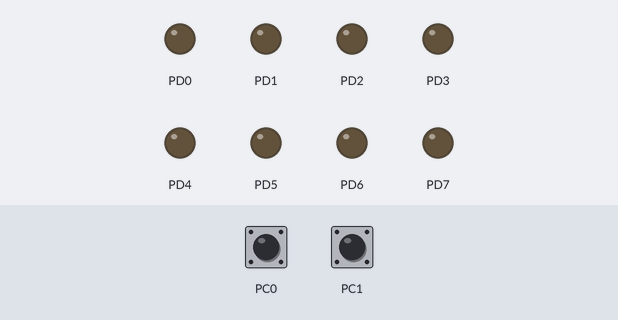
The program below on a simulated ATmega328P, built with avr-gcc and emulated at 16 MHz. On the bench: output pins drawn as LEDs (lit = HIGH). The inputs (shaded band) are chosen by the test bench; at power-on: PC0 HIGH, PC1 HIGH.

Above: at 1.2 s.
1.3 s: PC0 pulled LOW for 0.15 s
At 2.2 s:
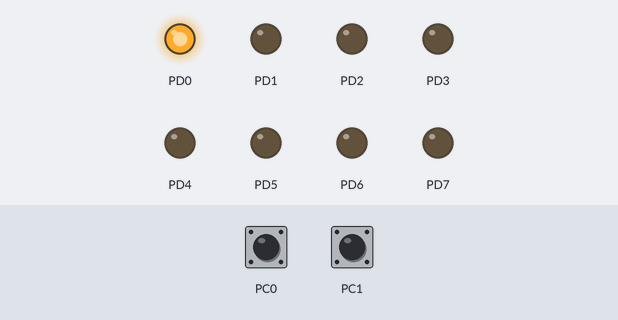
2.9 s: PC0 pulled LOW for 1 s
At 3.4 s:
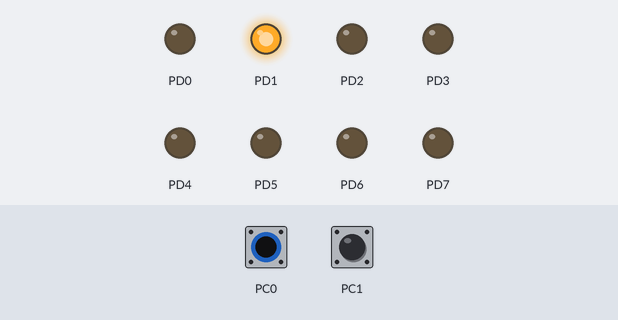
5.4 s: PC0 pulled LOW for 0.15 s
At 6.5 s:
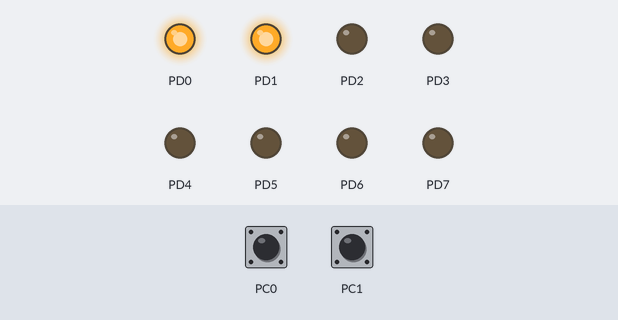
7.0 s: PC0 pulled LOW for 3.2 s
At 7.7 s:
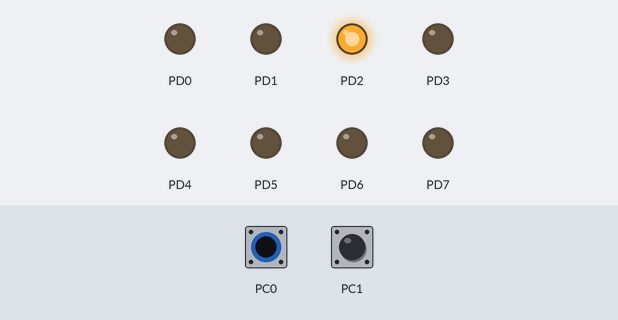
11.7 s: PC0 pulled LOW for 0.15 s
At 12.5 s:
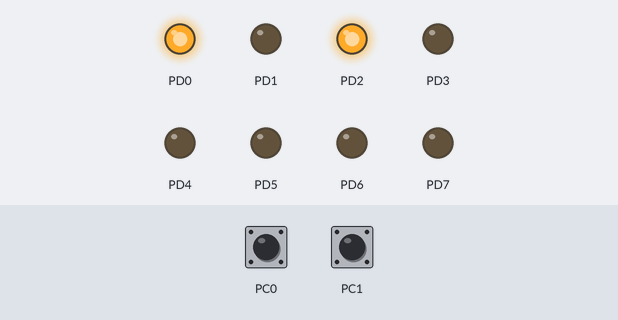
13.3 s: PC0 pulled LOW for 1 s
At 13.7 s:
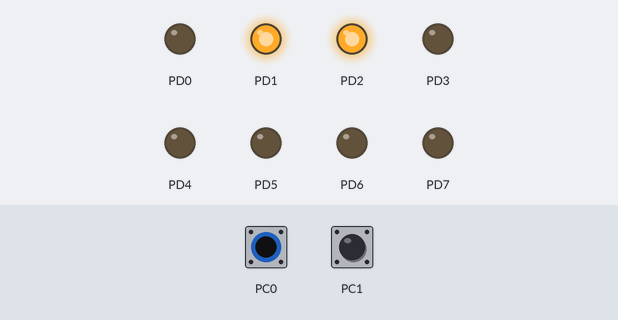
Timing chart, 0 to 16.3 s (numbered marks = the images above; inputs shaded):
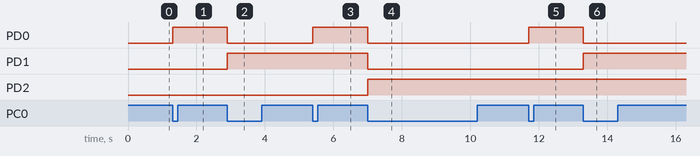

The program:

main.c
```c
//-----------------------------------------------
// UNIVERSIDAD DEL VALLE DE GUATEMALA
// IE2023: PROGRAMACION DE MICROCONTROLADORES
// PRELAB4.C
// AUTOR: ANTHONY ALEJANDRO BOTEO LÓPEZ
// PROYECTO: PRELABORATORIO 4
// HARDWARE: ATMEGA328P
// CREADO: 02/04/2025
// ULTIMA MODIFICACION: 04/04/2025
// DESCRIPCIÓN:
//-----------------------------------------------


#define F_CPU 16000000
#include <avr/io.h>
#include <util/delay.h>
#include <avr/interrupt.h>

/////////////////////////////////////VARIABLES/////////////////////////////
volatile uint8_t CONTADOR1 = 0x00;
volatile uint8_t PC0ANTI = 0;  //ANTIRREBOTE PC0
volatile uint8_t PC1ANTI = 0;  //ANTIRREBOTE PC1

/////////////////////////////////////SETUP/////////////////////////////////
void setup() {
	//CONFIGURANDO OUTPUTS
	DDRD = 0xFF;
	PORTD = 0x00;

	//CONFIGURANDO INPUTS
	DDRC = 0x00;
	PORTC = 0xFF;

	//CONFIGURACION PINCHANGE
	PCICR |= (1 << PCIE1);
	PCMSK1 |= (1 << PCINT8) | (1 << PCINT9);

	//CONFIGURACION TIMER0
	TCCR0A |= (1 << WGM01);				  //CTC
	TCCR0B |= (1 << CS01) | (1 << CS00);  // PRESCALER 64
	OCR0A = 249;                          //1ms
	TIMSK0 |= (1 << OCIE0A);              //INTERRUPCION POR COMPARACION


	sei();
}

//PIN CHANGE INTERRUPCION
ISR(PCINT1_vect) {
	if (!(PINC & (1 << PINC0))) {
		if (PC0ANTI == 0) {
			CONTADOR1++;
			PC0ANTI = 200; //200ms
		}
	}

	if (!(PINC & (1 << PINC1))) {
		if (PC1ANTI == 0) {
			CONTADOR1--;
			PC1ANTI = 200; //200ms
		}
	}
}

//INTERRUPCION POR COMPARACION TIMER0
ISR(TIMER0_COMPA_vect) {
	if (PC0ANTI > 0) PC0ANTI--;
	if (PC1ANTI > 0) PC1ANTI--;
}

int main(void) {
	setup();
	while (1) {
		PORTD = CONTADOR1;
	}
}
```

Measured:
- after the input at 1.3 s, PD0: LOW → HIGH at once
- after the input at 2.9 s, PD0: HIGH → LOW at once; PD1: LOW → HIGH at once
- after the input at 5.4 s, PD0: LOW → HIGH at once
- after the input at 7.0 s, PD0, PD1: HIGH → LOW at once; PD2: LOW → HIGH at once
- after the input at 11.7 s, PD0: LOW → HIGH at once
- after the input at 13.3 s, PD0: HIGH → LOW at once; PD1: LOW → HIGH at once
